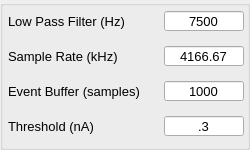
       <widget class="QGroupBox" name="groupBox_2">
        <property name="sizePolicy">
         <sizepolicy hsizetype="Maximum" vsizetype="Fixed">
          <horstretch>0</horstretch>
          <verstretch>0</verstretch>
         </sizepolicy>
        </property>
        <property name="minimumSize">
         <size>
          <width>250</width>
          <height>150</height>
         </size>
        </property>
        <property name="maximumSize">
         <size>
          <width>250</width>
          <height>150</height>
         </size>
        </property>
        <layout class="QFormLayout" name="formLayout">
         <property name="verticalSpacing">
          <number>15</number>
         </property>
         <property name="leftMargin">
          <number>5</number>
         </property>
         <property name="topMargin">
          <number>5</number>
         </property>
         <property name="rightMargin">
          <number>5</number>
         </property>
         <property name="bottomMargin">
          <number>5</number>
         </property>
         <item row="0" column="0">
          <widget class="QLabel" name="low_pass_filter_label">
           <property name="sizePolicy">
            <sizepolicy hsizetype="Fixed" vsizetype="Fixed">
             <horstretch>0</horstretch>
             <verstretch>0</verstretch>
            </sizepolicy>
           </property>
           <property name="minimumSize">
            <size>
             <width>150</width>
             <height>20</height>
            </size>
           </property>
           <property name="maximumSize">
            <size>
             <width>150</width>
             <height>20</height>
            </size>
           </property>
           <property name="font">
            <font>
             <family>Arial</family>
             <pointsize>10</pointsize>
             <weight>50</weight>
             <bold>false</bold>
            </font>
           </property>
           <property name="text">
            <string>Low Pass Filter (Hz)</string>
           </property>
          </widget>
         </item>
         <item row="0" column="1">
          <widget class="QLineEdit" name="low_pass_entry">
           <property name="sizePolicy">
            <sizepolicy hsizetype="Fixed" vsizetype="Fixed">
             <horstretch>0</horstretch>
             <verstretch>0</verstretch>
            </sizepolicy>
           </property>
           <property name="minimumSize">
            <size>
             <width>80</width>
             <height>20</height>
            </size>
           </property>
           <property name="maximumSize">
            <size>
             <width>80</width>
             <height>20</height>
            </size>
           </property>
           <property name="font">
            <font>
             <family>Arial</family>
             <pointsize>10</pointsize>
             <weight>50</weight>
             <bold>false</bold>
            </font>
           </property>
           <property name="text">
            <string>7500</string>
           </property>
           <property name="alignment">
            <set>Qt::AlignCenter</set>
           </property>
          </widget>
         </item>
         <item row="1" column="0">
          <widget class="QLabel" name="sample_rate_label">
           <property name="sizePolicy">
            <sizepolicy hsizetype="Fixed" vsizetype="Fixed">
             <horstretch>0</horstretch>
             <verstretch>0</verstretch>
            </sizepolicy>
           </property>
           <property name="minimumSize">
            <size>
             <width>150</width>
             <height>20</height>
            </size>
           </property>
           <property name="maximumSize">
            <size>
             <width>150</width>
             <height>20</height>
            </size>
           </property>
           <property name="font">
            <font>
             <family>Arial</family>
             <pointsize>10</pointsize>
             <weight>50</weight>
             <bold>false</bold>
            </font>
           </property>
           <property name="text">
            <string>Sample Rate (kHz)</string>
           </property>
          </widget>
         </item>
         <item row="1" column="1">
          <widget class="QLineEdit" name="sample_rate_entry">
           <property name="sizePolicy">
            <sizepolicy hsizetype="Fixed" vsizetype="Fixed">
             <horstretch>0</horstretch>
             <verstretch>0</verstretch>
            </sizepolicy>
           </property>
           <property name="minimumSize">
            <size>
             <width>80</width>
             <height>20</height>
            </size>
           </property>
           <property name="maximumSize">
            <size>
             <width>80</width>
             <height>20</height>
            </size>
           </property>
           <property name="font">
            <font>
             <family>Arial</family>
             <pointsize>10</pointsize>
             <weight>50</weight>
             <bold>false</bold>
            </font>
           </property>
           <property name="text">
            <string>4166.67</string>
           </property>
           <property name="alignment">
            <set>Qt::AlignCenter</set>
           </property>
          </widget>
         </item>
         <item row="2" column="0">
          <widget class="QLabel" name="event_buffer_label">
           <property name="sizePolicy">
            <sizepolicy hsizetype="Fixed" vsizetype="Fixed">
             <horstretch>0</horstretch>
             <verstretch>0</verstretch>
            </sizepolicy>
           </property>
           <property name="minimumSize">
            <size>
             <width>150</width>
             <height>20</height>
            </size>
           </property>
           <property name="maximumSize">
            <size>
             <width>150</width>
             <height>20</height>
            </size>
           </property>
           <property name="font">
            <font>
             <family>Arial</family>
             <pointsize>10</pointsize>
             <weight>50</weight>
             <bold>false</bold>
            </font>
           </property>
           <property name="text">
            <string>Event Buffer (samples)</string>
           </property>
          </widget>
         </item>
         <item row="2" column="1">
          <widget class="QLineEdit" name="event_buffer_entry">
           <property name="sizePolicy">
            <sizepolicy hsizetype="Fixed" vsizetype="Fixed">
             <horstretch>0</horstretch>
             <verstretch>0</verstretch>
            </sizepolicy>
           </property>
           <property name="minimumSize">
            <size>
             <width>80</width>
             <height>20</height>
            </size>
           </property>
           <property name="maximumSize">
            <size>
             <width>80</width>
             <height>20</height>
            </size>
           </property>
           <property name="font">
            <font>
             <family>Arial</family>
             <pointsize>10</pointsize>
             <weight>50</weight>
             <bold>false</bold>
            </font>
           </property>
           <property name="text">
            <string>1000</string>
           </property>
           <property name="alignment">
            <set>Qt::AlignCenter</set>
           </property>
          </widget>
         </item>
         <item row="3" column="0">
          <widget class="QLabel" name="threshold_label">
           <property name="sizePolicy">
            <sizepolicy hsizetype="Fixed" vsizetype="Fixed">
             <horstretch>0</horstretch>
             <verstretch>0</verstretch>
            </sizepolicy>
           </property>
           <property name="minimumSize">
            <size>
             <width>150</width>
             <height>20</height>
            </size>
           </property>
           <property name="maximumSize">
            <size>
             <width>150</width>
             <height>20</height>
            </size>
           </property>
           <property name="font">
            <font>
             <family>Arial</family>
             <pointsize>10</pointsize>
             <weight>50</weight>
             <bold>false</bold>
            </font>
           </property>
           <property name="text">
            <string>Threshold (nA)</string>
           </property>
          </widget>
         </item>
         <item row="3" column="1">
          <widget class="QLineEdit" name="threshold_entry">
           <property name="enabled">
            <bool>true</bool>
           </property>
           <property name="sizePolicy">
            <sizepolicy hsizetype="Fixed" vsizetype="Fixed">
             <horstretch>0</horstretch>
             <verstretch>0</verstretch>
            </sizepolicy>
           </property>
           <property name="minimumSize">
            <size>
             <width>80</width>
             <height>20</height>
            </size>
           </property>
           <property name="maximumSize">
            <size>
             <width>80</width>
             <height>20</height>
            </size>
           </property>
           <property name="font">
            <font>
             <family>Arial</family>
             <pointsize>10</pointsize>
             <weight>50</weight>
             <bold>false</bold>
            </font>
           </property>
           <property name="text">
            <string>.3</string>
           </property>
           <property name="alignment">
            <set>Qt::AlignCenter</set>
           </property>
          </widget>
         </item>
        </layout>
       </widget>
